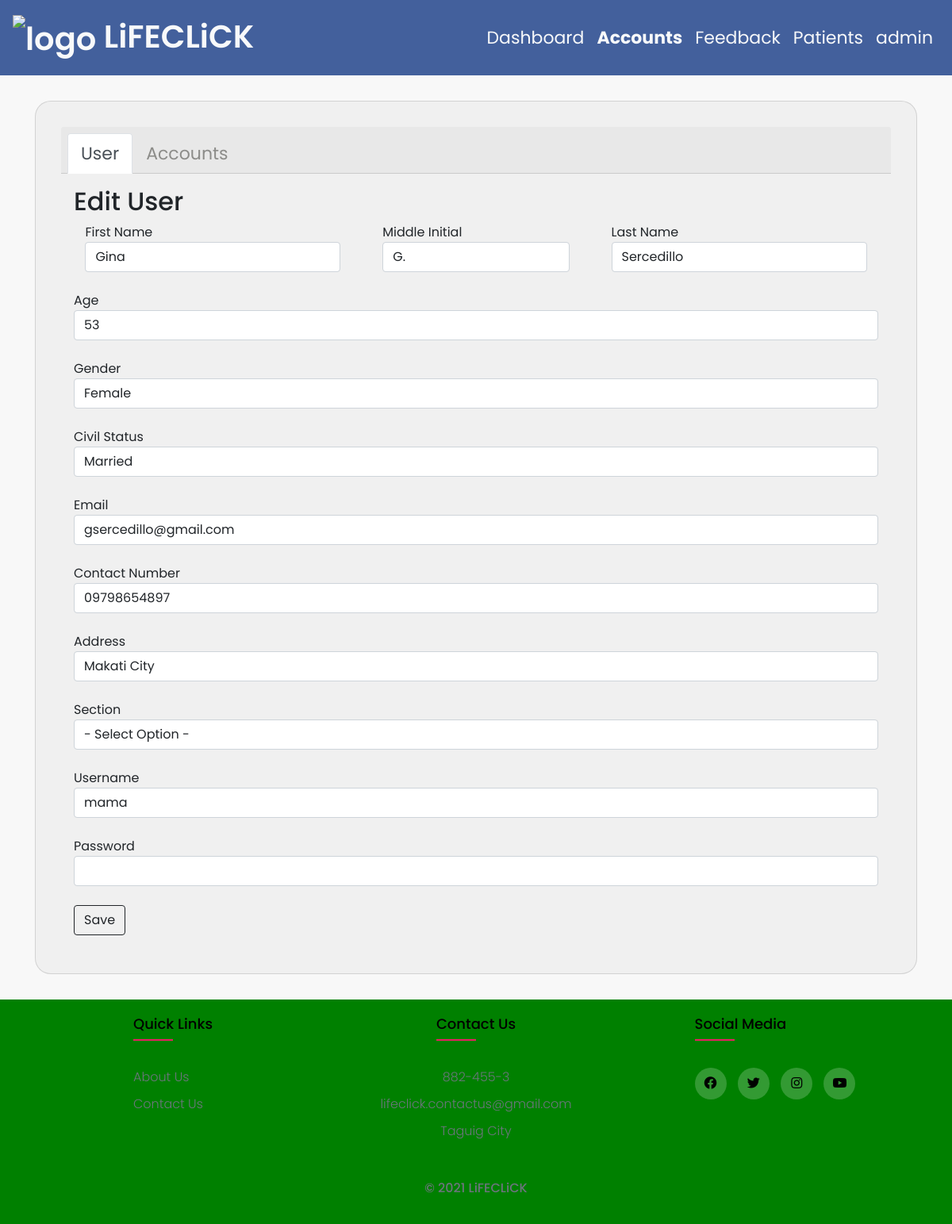
The app's page /admin/edit_account.php?id=15&lastName=Sercedillo (signed in) with its own data.
### tables this page shows
CREATE TABLE `users` (
  `id` int(6) UNSIGNED NOT NULL,
  `username` varchar(225) DEFAULT NULL,
  `email` varchar(225) DEFAULT NULL,
  `password` varchar(225) DEFAULT NULL,
  `firstName` varchar(225) DEFAULT NULL,
  `middleInitial` varchar(225) DEFAULT NULL,
  `lastName` varchar(225) DEFAULT NULL,
  `role` varchar(225) DEFAULT NULL,
  `sectionID` varchar(225) DEFAULT NULL,
  `contactNo` varchar(225) DEFAULT NULL,
  `address` varchar(225) DEFAULT NULL,
  `age` varchar(225) DEFAULT NULL,
  `gender` varchar(225) DEFAULT NULL,
  `civilStatus` varchar(225) DEFAULT NULL
);

### admin/edit_account.php (the view, shortened to what this page needs)
<!DOCTYPE html>
<html lang="en" dir="ltr">
  <head>
    <?php require_once("../include/admin/header.php") ?>
  </head>
  <body>
    <nav class="navbar navbar-expand-lg navbar-light top-nav" style="background-color: #43609C; ">
      <div style="flex-basis: 50%;">
        <a class="navbar-brand text-light" href="dashboard.php" style="font-weight:600; font-size:40px"><img width="70px" src="../assets/logooooo.png" alt="logo">&nbsp;LiFECLiCK</a>
      </div>
      <div class="collapse navbar-collapse" id="navbarSupportedContent" style="flex-basis: 50%; justify-content: flex-end;">
        <div style="display:flex; justify-content:flex-end;">
          <ul class="navbar-nav mr-auto">
            <li><a class="nav-link text-light" href="dashboard.php">Dashboard</a></li>
            <li><a class="nav-link active-nav text-light" href="accounts.php">Accounts</a></li>
            <li><a class="nav-link text-light" href="contact_us.php">Feedback</a></li>
            <li><a class="nav-link text-light" href="patients.php">Patients</a></li>
            <li class="nav-item">
            <?php
              if(isset($_SESSION['username'])){
                if(isset($_SESSION['role'])){
                  if($_SESSION['role'] == 'admin'){
                    ?>
                      <a class="nav-link text-light" href="welcome.php"><?php echo $_SESSION['username'] ?></a>
                    <?php
                  }
                }
              } else {
              ?>
                <a class="nav-link text-light" href="login.php">Log In</a>
              <?php
              }
            ?>
              </li>
          </ul>
        </div>
      </div>
    </nav>
    <section style="padding:2rem; min-height: 70vh; background-color: #f8f8f8;" class="content-center">
      <div class="container">
        <div class="weight-50">
          <div class="card">
            <div class="card-header">
              <ul class="nav nav-tabs card-header-tabs">
                <li class="nav-item">
                  <a class="nav-link active" href="">User</a>
                </li>
                <li class="nav-item">
                    <a class="nav-link" class="link-info" style="color: #8c8c89;" href="accounts.php">Accounts</a>
                </li>
              </ul>
                </div>
                <?php
            			$conn = new mysqli("localhost", "root", "", "aqi_db") or die(mysqli_error());
            			$query = $conn->query("SELECT * FROM `users` WHERE `id` = '$_GET[id]'") or die(mysqli_error());
            			$fetch = $query->fetch_array();
            			$username = $fetch['username'];
                  $firstName= $fetch['firstName'];
            			$middleInitial= $fetch['middleInitial'];
                  $lastName= $fetch['lastName'];
                  $age= $fetch['age'];
            			$gender= $fetch['gender'];
                  $civilStatus= $fetch['civilStatus'];
                  $email= $fetch['email'];
                  $contactNo= $fetch['contactNo'];
                  $address= $fetch['address'];
                  $sectionID= $fetch['sectionID'];
		?>
    <div id = "content">
              <div class="card-body">
                <label class="h2">Edit User</label>
                <form action="edit_query.php" method="post">
                  <div class="form-group">
                    <div class="row">
                      <div class="col-sm-4">
                        <label for="fName">First Name</label><br>
                        <input class="form-control" value="<?php echo $firstName?>" type="text" name="firstName" id="firstName" required = "required">
                      </div>
                      <div class="col-sm-3">
                        <label for="middleInitial">Middle Initial</label><br>
                        <input class="form-control" type="text" value = "<?php echo $middleInitial?>" name="middleInitial" id="middleInitial" >
                      </div>
                      <div class="col-sm-4">
                        <label for="lName">Last Name</label><br>
                        <input class="form-control" type="text" value = "<?php echo $lastName?>" name="lName" id="lName" required = "required">
                      </div>
                    </div>
                  </div><br>
                  <div class="form-group">
                    <label for="age">Age</label><br>
                    <input class="form-control" type="number" value = "<?php echo $age?>" name="age" id="age" min=1 required = "required">
                  </div><br>
                  <div class="form-group">
                    <label for="gender">Gender</label><br>
                    <select class="form-control" name="gender" id="gender">
                      <option <?php if (strtolower($gender) === 'female') echo "selected"; ?> >Female</option>
                    </select>
                  </div><br>
                  <div class="form-group">
                    <label for="civilStatus">Civil Status</label><br>
                    <select class="form-control" type="text" name="civilStatus" id="civilStatus">
                      <option <?php if (strtolower($civilStatus) === 'married') echo "selected"; ?> >Married</option>
                    </select>
                  </div><br>
                  <div class="form-group">
                    <label for="email">Email</label><br>
                    <input class="form-control" type="email" value = "<?php echo $email?>" name="email" id="email" required = "required">
                  </div><br>
                  <div class="form-group">
                    <label for="contactNo">Contact Number</label><br>
                    <input class="form-control" type="text" value = "<?php echo $contactNo?>" maxlength = "11" name="contactNo" id="contactNo" required = "required">
                  </div><br>
                  <div class="form-group">
                    <label for="address">Address</label><br>
                    <input class="form-control" type="text" value = "<?php echo $address?>" name="address" id="address" required = "required">
                  </div><br>
                  <div class="form-group">
                    <label for="sectionID">Section</label><br>
                    <select class="form-control" value = "<?php echo $sectionID?>" name="sectionID">
                      <option hidden>- Select Option -</option>
                    </select>
                  </div><br>
                  <div class="form-group">
                    <label for="username">Username</label><br>
                    <input class="form-control" type="text" value = "<?php echo $username?>" name="username" id="username" required = "required">
                  </div><br>
                  <div class="form-group">
                    <label for="password">Password</label><br>
                    <input class="form-control" type="password" name="password" id="password" required = "required">
                  </div><br>
                  <input class="btn btn-outline-dark" type="submit" name="edit_account" value="Save">
                </form>
              </div>
            </div>
          </div>
          </div>
        </div>
    </section>
    <?php include("../include/admin/footer.php") ?>
  </body>
</html>

### css/style.css (style rules this page uses)
.top-nav { display: flex; justify-content: space-between; position:sticky; top:0px; padding:1rem; z-index: 1; }
.nav-link { font-size: 22px; }
.active-nav { font-weight: bold; }
.nav-item { width: auto; }
.active, .dot:hover { background-color: #717171; }
.card { background-color:#f0f0f0; border-radius: 20px; padding: 2rem; height: 100%; width: auto; font-size: 16px; }

### css/footer.css (style rules this page uses)
body { line-height: 1.5; font-family: 'Poppins', sans-serif; }
* { margin:0; padding:0; box-sizing: border-box; }
.container { max-width: 1170px; margin:auto; }
.row { display: flex; justify-content: space-around; }
ul { list-style: none; }
.weight-50 { flex-basis: 50%; }

### admin/edit_account.php (style rules this page uses)
.weight-50 { -webkit-box-flex: 0; -webkit-flex: 0 50%; -ms-flex: 0 50%; flex: 0 50%; }
.content-center { display: -webkit-box; display: -webkit-flex; display: -ms-flexbox; display: flex; -webkit-box-orient: vertical; -webkit-box-direction: normal; -webkit-flex-direction: column; -ms-flex-direction: column; flex-direction: column; -webkit-box-pack: center; -webkit-justify-content: center; -ms-flex-pack: center; justify-content: center; -webkit-box-align: center; -webkit-align-items: center; -ms-flex-align: center; align-items: center; }

### records on screen
users: firstName "Gina", middleInitial "G.", lName "Sercedillo", age "53", gender "Female", civilStatus "Married", email "gsercedillo@gmail.com", contactNo "09798654897", address "Makati City", username "mama"

### other values on screen
$_SESSION['username'] "admin"
